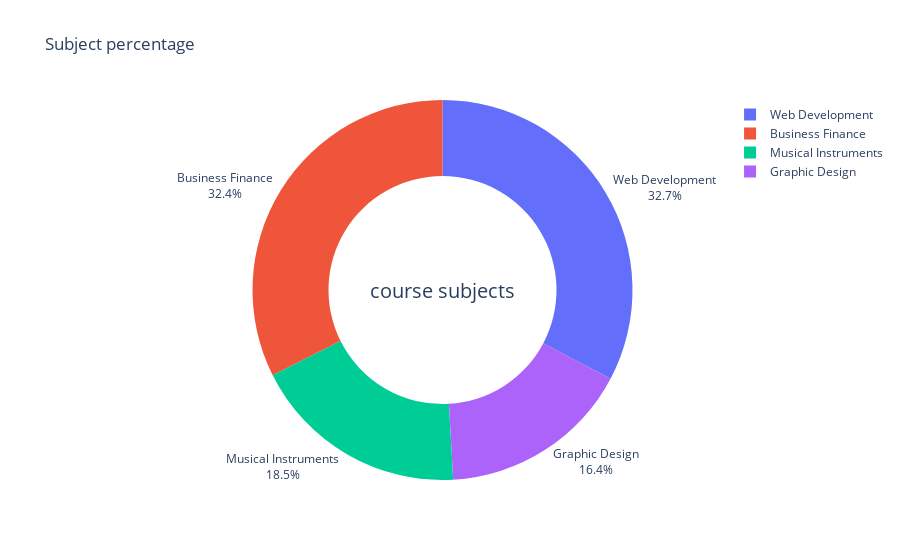

The code cell stored with this chart in its notebook:
### Code cell
df['tmp'] = 1
fig = px.pie(df, names='subject',values='tmp',hole = 0.6,title='relation tips')
fig.update_traces(textposition='outside', textinfo='percent+label')
fig.update_layout(
    title_text="Subject percentage",
    annotations=[dict(text='course subjects', x=0.5, y=0.5, font_size=20, showarrow=False)])

### Figure 1 — Plotly figure (JSON) as saved in the notebook; plotly's stock layout.template omitted (floating-point values rounded to 4 significant figures; data arrays with more than 128 entries replaced by an {"elided": "..."} marker saying what was removed)
{"data": [{"domain": {"x": [0, 1], "y": [0, 1]}, "hole": 0.6, "hovertemplate": "subject=%{label}<br>tmp=%{value}<extra></extra>", "labels": {"elided": "3676 str values"}, "legendgroup": "", "name": "", "showlegend": true, "textinfo": "percent+label", "textposition": "outside", "type": "pie", "values": {"elided": "3676 int values"}}], "layout": {"annotations": [{"font": {"size": 20}, "showarrow": false, "text": "course subjects", "x": 0.5, "y": 0.5}], "legend": {"tracegroupgap": 0}, "title": {"text": "Subject percentage"}}}
